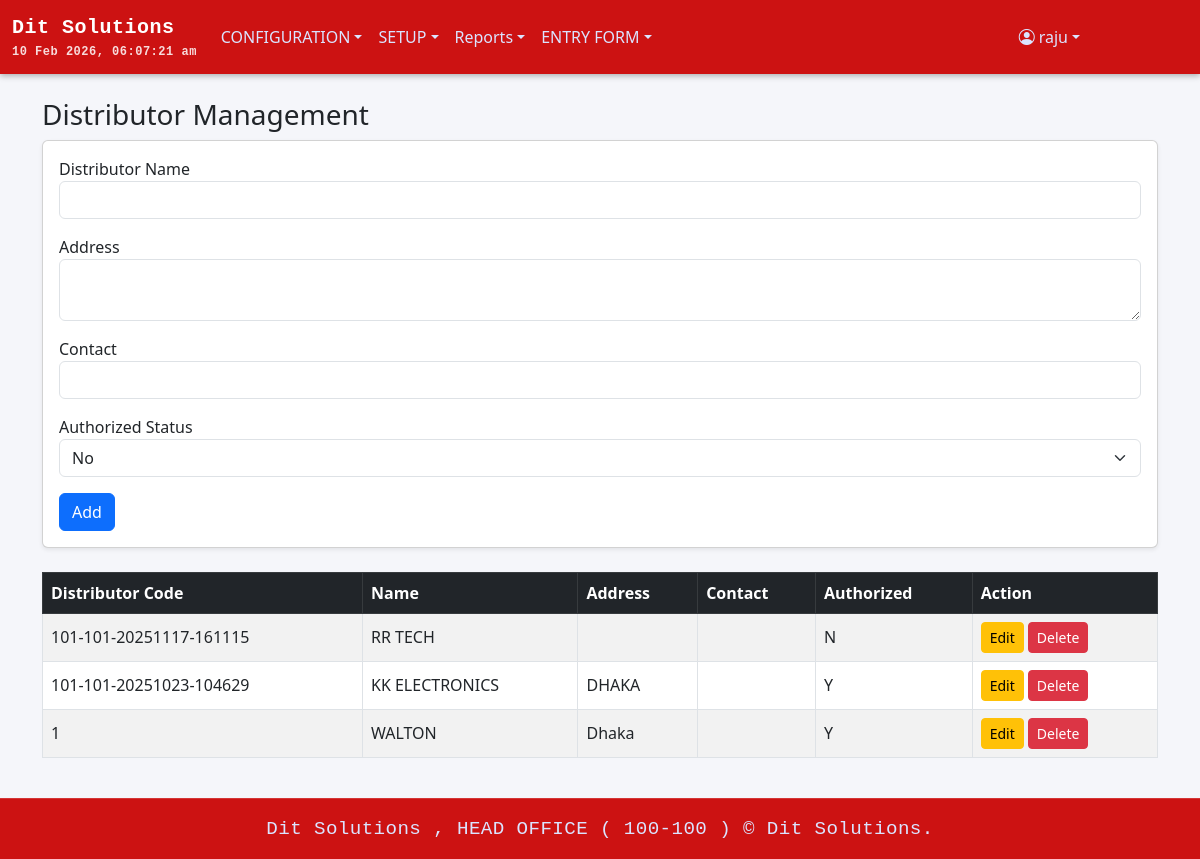
The app's page /distributor.php (signed in) with its own data.
### tables this page shows
CREATE TABLE `menu_info` (
  `MENU_ID` int(11) NOT NULL,
  `MENU_NAME` varchar(100) NOT NULL,
  `MENU_LINK` varchar(255) DEFAULT NULL,
  `PARENT_ID` int(11) DEFAULT NULL
);

CREATE TABLE `distributor` (
  `DISTRIBUTOR_CODE` varchar(50) NOT NULL,
  `DISTRIBUTOR_NAME` varchar(200) NOT NULL,
  `DISTRIBUTOR_ADDRESS` varchar(200) DEFAULT NULL,
  `DISTRIBUTOR_CONTACT` varchar(20) DEFAULT NULL,
  `AUTHORIZED_STATUS` char(1) DEFAULT NULL,
  `AUTHORIZED_USER` varchar(100) DEFAULT NULL,
  `AUTHORIZED_DATE` datetime DEFAULT NULL,
  `ENTRY_DATE` datetime NOT NULL DEFAULT current_timestamp(),
  `ENTRY_USER` varchar(200) NOT NULL,
  `EDIT_DATE` datetime DEFAULT NULL,
  `EDIT_USER` varchar(200) DEFAULT NULL,
  `DELETE_USER` varchar(200) DEFAULT NULL,
  `DELETE_DATE` datetime DEFAULT NULL,
  `ORG_CODE` varchar(20) NOT NULL,
  `BR_CODE` varchar(20) NOT NULL
);

### distributor.php (the view, shortened to what this page needs)
<?php
require 'db.php';
$user      = $_SESSION['user'];
$userType  = $user['user_type_id'];
$canInsert = $user['can_insert'] ?? 1;
$canEdit   = $user['can_edit'] ?? 1;
$canDelete = $user['can_delete'] ?? 1;
$editDistributor = null;
if ($userType == 1) {
    $stmt = $pdo->query("SELECT * FROM distributor ORDER BY DISTRIBUTOR_CODE DESC");
    $distributors = $stmt->fetchAll();
}
?>
<!DOCTYPE html>
<html lang="en">
<head>
<link href="https://cdn.jsdelivr.net/npm/bootstrap@5.3.0/dist/css/bootstrap.min.css" rel="stylesheet">
</head>
<body class="d-flex flex-column min-vh-100">
<?php include 'header.php'; ?>
<main class="container py-4 flex-grow-1">
    <h3>Distributor Management</h3>
    <?php if ($canInsert || $editDistributor): ?>
    <div class="card mb-4 shadow-sm">
        <div class="card-body">
            <form method="post">
                <div class="mb-3">
                    <label>Distributor Name</label>
                    <input type="text" name="distributor_name" class="form-control" required
                           value="<?= htmlspecialchars($editDistributor['DISTRIBUTOR_NAME'] ?? '') ?>">
                </div>
                <div class="mb-3">
                    <label>Address</label>
                    <textarea name="distributor_address" class="form-control"><?= htmlspecialchars($editDistributor['DISTRIBUTOR_ADDRESS'] ?? '') ?></textarea>
                </div>
                <div class="mb-3">
                    <label>Contact</label>
                    <input type="text" name="distributor_contact" class="form-control"
                           value="<?= htmlspecialchars($editDistributor['DISTRIBUTOR_CONTACT'] ?? '') ?>">
                </div>
                <div class="mb-3">
                    <label>Authorized Status</label>
                    <select name="authorized_status" class="form-select">
                        <option value="N" <?= (isset($editDistributor['AUTHORIZED_STATUS']) && $editDistributor['AUTHORIZED_STATUS']=='N') ? 'selected' : '' ?>>No</option>
                    </select>
                </div>
                <button type="submit" class="btn btn-primary"><?= $editDistributor ? 'Update' : 'Add' ?></button>
            </form>
        </div>
    </div>
    <?php endif; ?>
    <div class="table-responsive">
        <table class="table table-bordered table-striped align-middle">
            <thead class="table-dark">
                <tr>
                    <th>Distributor Code</th>
                    <th>Name</th>
                    <th>Address</th>
                    <th>Contact</th>
                    <th>Authorized</th>
                    <th>Action</th>
                </tr>
            </thead>
            <tbody>
                <?php foreach ($distributors as $d): ?>
                <tr>
                    <td><?= htmlspecialchars($d['DISTRIBUTOR_CODE']) ?></td>
                    <td><?= htmlspecialchars($d['DISTRIBUTOR_NAME']) ?></td>
                    <td><?= htmlspecialchars($d['DISTRIBUTOR_ADDRESS']) ?></td>
                    <td><?= htmlspecialchars($d['DISTRIBUTOR_CONTACT']) ?></td>
                    <td><?= htmlspecialchars($d['AUTHORIZED_STATUS']) ?></td>
                    <td>
                        <?php if ($canEdit): ?>
                            <a href="?edit=<?= urlencode($d['DISTRIBUTOR_CODE']) ?>" class="btn btn-sm btn-warning">Edit</a>
                        <?php endif; ?>
                        <?php if ($canDelete): ?>
                            <a href="?delete=<?= urlencode($d['DISTRIBUTOR_CODE']) ?>" class="btn btn-sm btn-danger"
                               onclick="return confirm('Are you sure?')">Delete</a>
                        <?php endif; ?>
                    </td>
                </tr>
                <?php endforeach; ?>
            </tbody>
        </table>
    </div>
</main>
<?php include 'footer.php'; ?>
</body>
</html>

### header.php (shortened to what this page needs)
<?php
$loginUserTypeId = $_SESSION['user']['user_type_id'] ?? '';
$loginUserId     = $_SESSION['user']['user_id'] ?? '';
$sqlMenus = "SELECT m.MENU_ID, m.MENU_NAME, m.MENU_LINK, m.PARENT_ID
             FROM menu_info m
             INNER JOIN user_menu_view_permission ump
                 ON m.MENU_ID = ump.MENU_ID
             WHERE ump.USER_TYPE_ID = :user_type_id
               AND ump.CAN_VIEW = true
             ORDER BY m.MENU_ID";
$stmtMenus = $pdo->prepare($sqlMenus);
$stmtMenus->execute(['user_type_id' => $loginUserTypeId]);
$menus = $stmtMenus->fetchAll(PDO::FETCH_ASSOC);
$menuTree = [];
foreach ($menus as $menu) {
    $parentId = $menu['PARENT_ID'] ?: 0;
    $menuTree[$parentId][] = $menu;
}
?>
<!DOCTYPE html>
<html lang="en">
<head>
    <link href="https://cdn.jsdelivr.net/npm/bootstrap@5.3.0/dist/css/bootstrap.min.css" rel="stylesheet">
    <link href="https://cdn.jsdelivr.net/npm/bootstrap-icons@1.10.5/font/bootstrap-icons.css" rel="stylesheet">
</head>
<body>
<nav class="navbar navbar-expand-lg navbar-dark">
    <div class="container-fluid">
       <a class="navbar-brand d-flex flex-column" href="home.php">
    <span>
        <?= htmlspecialchars($_SESSION['user']['org_name'] ?? 'Stock36') ?>
    </span>
    <small id="currentDateTime" style="font-size: 0.75rem; opacity: 0.85;">
    </small>
</a>
        <div class="collapse navbar-collapse" id="navbarContent">
            <ul class="navbar-nav me-auto mb-2 mb-lg-0">
                <?php
                if (isset($menuTree[0])) {
                    foreach ($menuTree[0] as $menu) {
                        $menuId = $menu['MENU_ID'];
                        if (isset($menuTree[$menuId])) {
                            echo '<li class="nav-item dropdown">';
                            echo '<a class="nav-link dropdown-toggle" href="#" role="button" data-bs-toggle="dropdown">'
                                . htmlspecialchars($menu['MENU_NAME']) . '</a>';
                            echo '<ul class="dropdown-menu">';
                            echo '</ul></li>';
                        } else {
                            echo '<li class="nav-item">';
                            echo '<a class="nav-link" href="' . htmlspecialchars($menu['MENU_LINK']) . '">'
                                . htmlspecialchars($menu['MENU_NAME']) . '</a></li>';
                        }
                    }
                }
                ?>
            </ul>
<ul class="navbar-nav ms-auto" style="margin-right: 100px;">
    <li class="nav-item dropdown">
        <a class="nav-link dropdown-toggle d-flex align-items-center" href="#" role="button" data-bs-toggle="dropdown">
            <i class="bi bi-person-circle me-1"></i>
            <?= htmlspecialchars($loginUserId) ?>
        </a>
    </li>
</ul>
        </div>
    </div>
</nav>
</body>
</html>

### header.php (style rules this page uses)
.navbar { background: linear-gradient(90deg, rgb(204, 18, 18) 0%, rgb(204, 18, 18) 100%); box-shadow: 0 2px 6px rgba(0, 0, 0, 0.3); transition: background 0.3s ease; }
.navbar-brand { font-family: "SF Mono", "Roboto Mono", "Menlo", "Consolas", monospace; font-weight: 600; font-size: 1.3rem; color: #ffffff !important; letter-spacing: 0.5px; transition: all 0.3s ease; }
.navbar-nav .nav-link { color: #dbe4ff !important; transition: color 0.3s ease, transform 0.2s ease; }

### footer.php (style rules this page uses)
body { display: flex; flex-direction: column; min-height: 100vh; background-color: #f5f6fa; }

### records on screen
menu_info: MENU_NAME "CONFIGURATION"
menu_info: MENU_NAME "SETUP"
menu_info: MENU_NAME "Reports"
menu_info: MENU_NAME "ENTRY FORM"
distributor: DISTRIBUTOR_CODE "101-101-20251117-161115", DISTRIBUTOR_NAME "RR TECH", AUTHORIZED_STATUS "N"
distributor: DISTRIBUTOR_CODE "101-101-20251023-104629", DISTRIBUTOR_NAME "KK ELECTRONICS", DISTRIBUTOR_ADDRESS "DHAKA", AUTHORIZED_STATUS "Y"
distributor: DISTRIBUTOR_CODE "1", DISTRIBUTOR_NAME "WALTON", DISTRIBUTOR_ADDRESS "Dhaka", AUTHORIZED_STATUS "Y"

### other values on screen
$_SESSION['user']['org_name'] "Dit Solutions"
$loginUserId "raju"
$_SESSION['user']['branch_name'] "HEAD OFFICE"
$_SESSION['user']['br_code'] "100-100"
